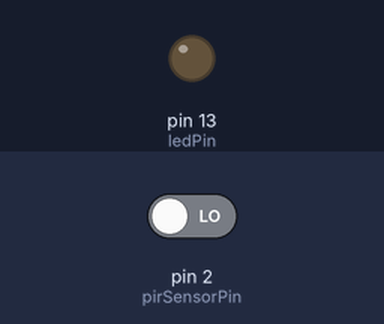
A sketch run on a simulated Arduino Uno, built with avr-gcc and run on an emulated ATmega328P. Shown: output pins drawn as LEDs (lit = HIGH). The inputs (shaded band) are chosen by the test bench; at power-on: pin 2 (pirSensorPin) LOW. What the sketch prints to the serial monitor is not drawn.

Above: at 1.8 s.
1.9 s: pin 2 (pirSensorPin) driven HIGH
At 3.0 s:
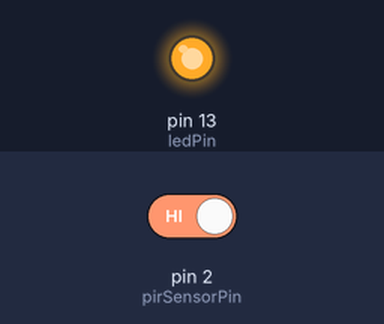
3.5 s: pin 2 (pirSensorPin) driven LOW
At 4.1 s:
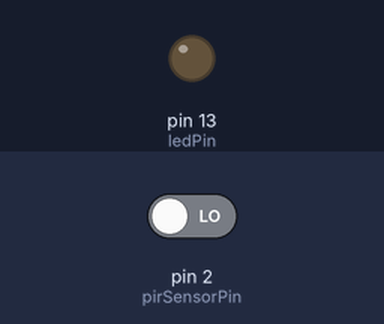
Timing chart, 0 to 6.5 s (numbered marks = the images above; inputs shaded):
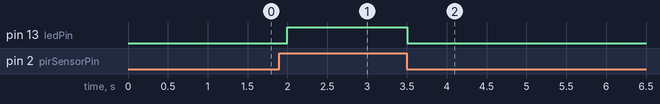

The sketch:

PIRSensor.ino
```cpp
// 人体感应传感器(PIR Sensor)示例代码
const int pirSensorPin = 2;    // 人体感应传感器引脚
const int ledPin = 13;         // LED引脚

int pirSensorState = 0;              // 储存传感器状态

void setup() {
  pinMode(pirSensorPin, INPUT); // 设置人体感应传感器引脚为输入
  pinMode(ledPin, OUTPUT);      // 设置LED引脚为输出
  Serial.begin(9600);          // 初始化串口通信
}

void loop() {
  pirSensorState = digitalRead(pirSensorPin); // 读取传感器状态

  if (pirSensorState == HIGH) {             // 如果检测到人体移动
    digitalWrite(ledPin, HIGH);       // 点亮LED
    Serial.println("检测到移动！");    // 通过串口输出信息
  } else {
    digitalWrite(ledPin, LOW);        // 熄灭LED
    Serial.println("未检测到移动");    // 通过串口输出信息
  }

  delay(500);                         // 延时500毫秒
}
```

Measured:
- after the input at 1.9 s, pin 13 (ledPin): LOW → HIGH after 0.10 s
- after the input at 3.5 s, pin 13 (ledPin): HIGH → LOW at once
